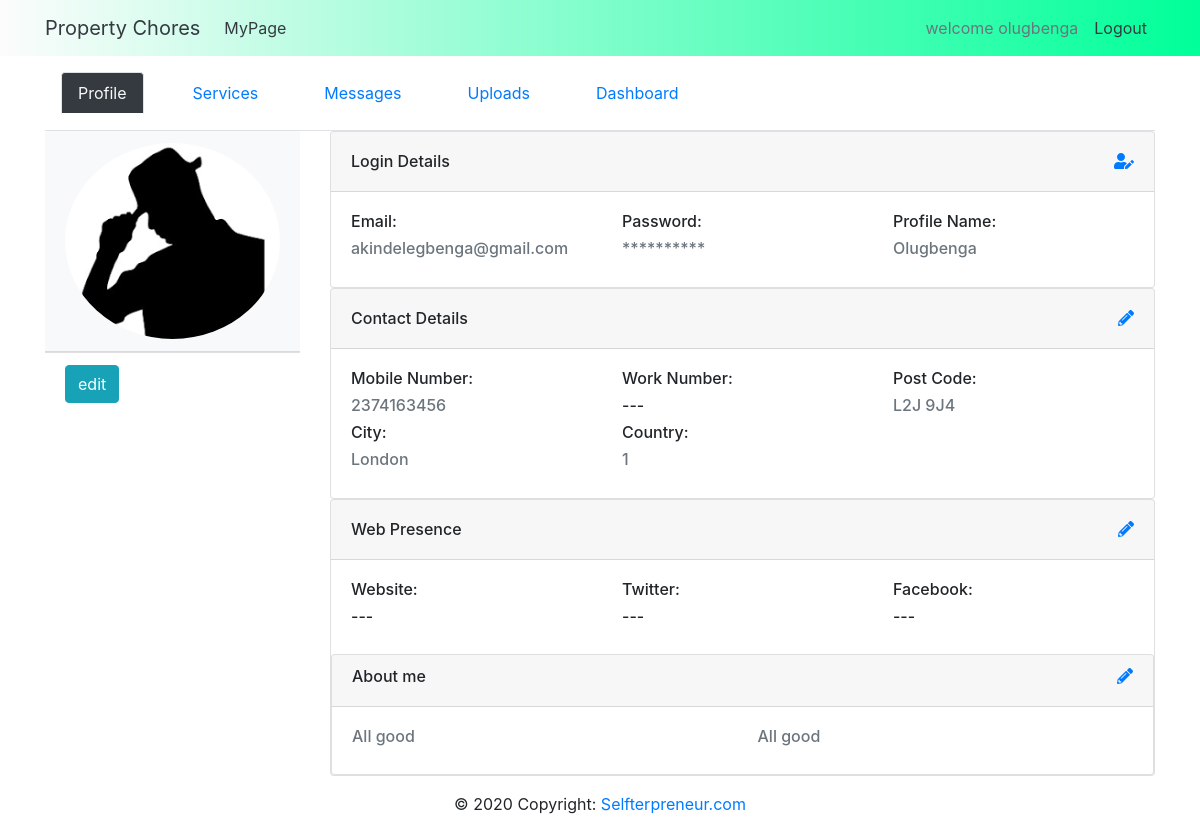
The app's page /myaccount/profilesummary (signed in), older data.
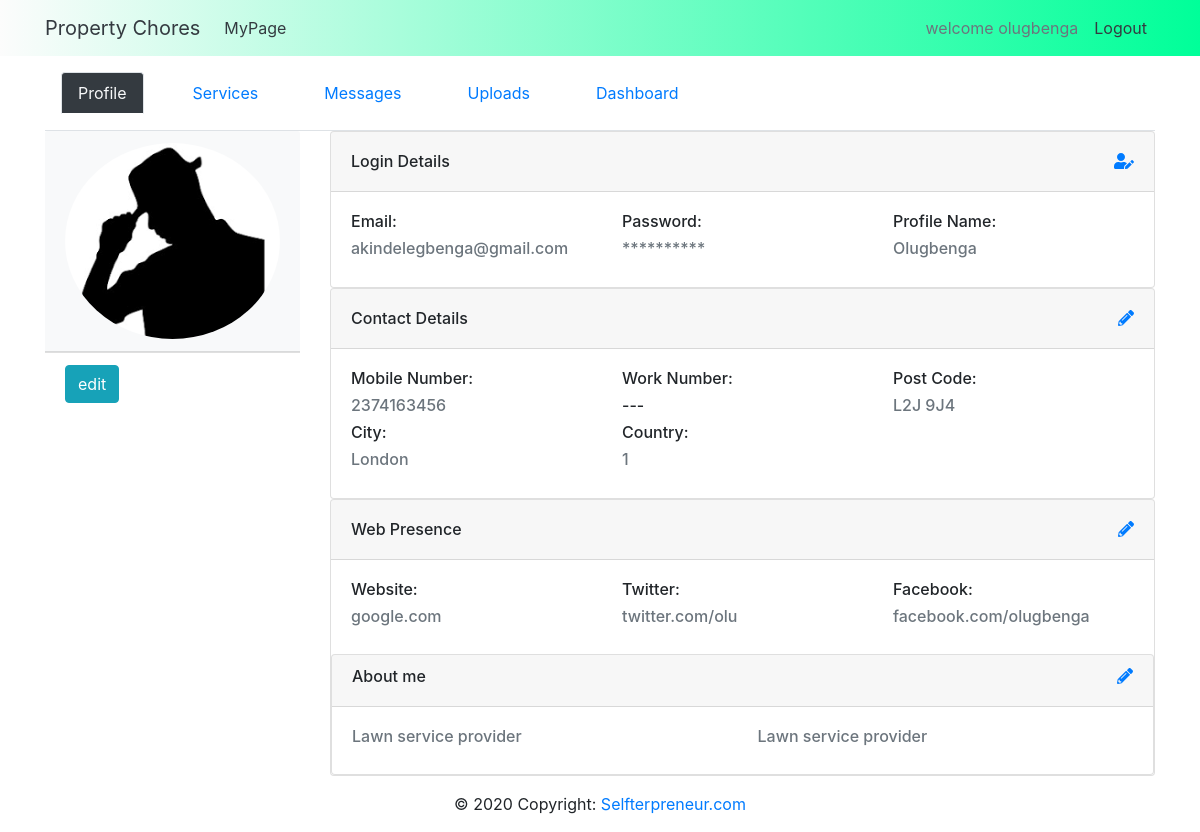
The same page, newer data.
### app/auth/models.py (models this page shows, shortened)
class Users(UserMixin, db.Model):
    __tablename__ = 'users'
    id = db.Column(db.Integer, primary_key = True)
    user_name = db.Column(db.String(100),nullable = False)
    user_email = db.Column(db.String(100),nullable = False)
    user_password = db.Column(db.String(100),nullable = False)
    user_pp_name  = db.Column(db.String(100), default= "default.jpg",nullable = False)
    email_confirmation_sent_on = db.Column(db.DateTime, nullable=True, default = datetime.utcnow())
    email_confirmed = db.Column(db.Boolean, nullable=True, default=False)
    email_confirmed_on = db.Column(db.DateTime, nullable=True,default = datetime.utcnow())
    profile = db.relationship('Personal_Info', backref = 'users', uselist = False)

class Personal_Info(db.Model):
    __tablename__ = 'personal_info'
    id = db.Column(db.Integer, primary_key=True)
    user_name = db.Column(db.String(100), nullable=False)
    user_email = db.Column(db.String(100), nullable=False)
    user_mobile_phone = db.Column(db.String(100))
    user_work_phone = db.Column(db.String(100))
    user_postcode= db.Column(db.String(100), nullable=False)
    user_city=db.Column(db.String(100))
    user_country =  db.Column(db.String(100))
    user_bio = db.Column(db.String(1000))
    user_url = db.Column(db.String(1000))
    user_twitter=db.Column(db.String(1000))
    user_facebook = db.Column(db.String(1000))
    user_id = db.Column(db.Integer, db.ForeignKey('users.id'), nullable = False)

### app/me/routes.py (the view)
@me.route("/myaccount/profilesummary",methods=["GET","POST"])
@login_required
def myprofile():
    formpp = frmProfilePic()
    profile_pic = pp_check(current_user.user_email)
    return render_template("mypage.html",title= "My_Page", formpp = formpp, profile_pic= profile_pic)

### app/auth/models.py (called while the page is built)
@login_manager.user_loader
def load_user(id):
    return Users.query.get(int(id))

### app/me/forms.py (called while the page is built)
def pp_check(filename):
    img_path=os.path.join(os.getcwd(),'app/static/profile_pictures', (filename + "_pp.jpg"))
    if os.path.isfile(img_path ):
        profile_pic = filename + "_pp.jpg"
    else:
        profile_pic = "default.jpg"
    return profile_pic

### app/me/templates/mypage.html (shortened to what this page needs)
{% extends 'accounts_layout.html' %}
{% block section_content %}
<div class="row">
    <div class="col-xs-12 col-md-3">
        <div class="card border-0">
            <div class="card-header bg-light" id="mypage-card-header">
                <img class="img-fluid rounded-circle d-xs-none"
                    src="{{url_for('static',filename= 'profile_pictures/')}}{{ current_user.user_pp_name }}"
                    alt="Responsive image" />
            </div>
            <div class="card-footer justify-content-center bg-transparent d-sm-blockborder-0">
                <a href="{{url_for('me.editprofilepicture')  }}" id="edit-profile-picture" class="visible"><button
                        id="btn-edit-myprofile" type="button"
                        class="btn btn-info d-sm-block justify-content-center">edit
                    </button></a>
            </div>
        </div>
    </div>
    <div class="col-xs-12 col-lg-9">
        <div class="card">
            <div class="card-header">
                <h6 class="mt-2">Login Details<span class="float-right in-line ml-2"><a
                            href="{{ url_for('me.editlogindetails')}}"><i class="fas fa-user-edit"></i></a></span></h6>
            </div>
            <div class="card-body">
                <div class="row">
                    <div class="col-xs-12 col-md-4">
                        <h6>Email: </h6>
                        <h6 class='text-muted'>{{ current_user.user_email }}</h3>
                    </div>
                    <div class="col-xs-12 col-md-4">
                        <h6>Password: </h6>
                        <h6 class='text-muted'>**********</h3>
                    </div>
                    <div class="col-xs-12 col-sm-12 col-md-4">
                        <h6>Profile Name: </h6>
                        <h6 class='text-muted'>{{current_user.user_name}}</h3>
                    </div>
                </div>
            </div>
        </div>
        <div class="card">
            <div class="card-header">
                <h6 class="mt-2">Contact Details<span class="float-right in-line ml-2"><a
                            href="{{url_for('me.editcontactdetails')}}"><i class="fas fa-pencil-alt"></i></a></span>
                </h6>
            </div>
            <div class="card-body">
                <div class="row">
                    <div class="col-xs-12 col-md-4">
                        <h6>Mobile Number: </h6>
                        <h6>
                            {% if not current_user.profile.user_mobile_phone   %}
                            ---
                            {% else %}
                            <h6 class='text-muted'>{{ current_user.profile.user_mobile_phone }}</h6>
                            {% endif %}
                    </div>
                    <div class="col-xs-12 col-md-4">
                        <h6>Work Number: </h6>
                        <h6>{% if not current_user.profile.user_work_phone   %}
                            ---
                            {% else %}
                            <h6 class='text-muted'>{{ current_user.profile.user_work_phone }}</h6>
                            {% endif %}</h6>
                    </div>
                    <div class="col-xs-12 col-sm-12 col-md-4">
                        <h6>Post Code: </h6>
                        <h6>{% if not current_user.profile.user_postcode %}
                            ---
                            {% else %}
                            <h6 class='text-muted'>{{ current_user.profile.user_postcode}}</h6>
                            {% endif %}</h6>
                    </div>
                </div>
                <div class="row">
                    <div class="col-xs-12 col-md-4">
                        <h6>City: </h6>
                        <h6>{% if not current_user.profile.user_city %}
                            ---
                            {% else %}
                            <h6 class='text-muted'>{{ current_user.profile.user_city }}</h6>
                            {% endif %}</h6>
                    </div>
                    <div class="col-xs-12 col-md-4">
                        <h6>Country: </h6>
                        <h6>{% if not current_user.profile.user_country %}
                            ---
                            {% else %}
                            <h6 class='text-muted'>{{ current_user.profile.user_country}}</h6>
                            {% endif %}</h6>
                    </div>
                </div>
            </div>
        </div>
        <div class="card">
            <div class="card-header">
                <h6 class="mt-2">Web Presence<span class="float-right in-line ml-2"><a
                            href="{{url_for('me.editwebpresence')}}"><i class="fas fa-pencil-alt"></i></a></span>
                </h6>
            </div>
            <div class="card-body">
                <div class="row">
                    <div class="col-xs-12 col-md-4">
                        <h6>Website: </h6>
                        <h6>
                            {% if not current_user.profile.user_url %}
                            ---
                            {% else %}
                            <h6 class='text-muted'>{{ current_user.profile.user_url }}</h6>
                            {% endif %}
                        </h6>
                    </div>
                    <div class="col-xs-12 col-md-4">
                        <h6>Twitter: </h6>
                        <h6>{% if not current_user.profile.user_twitter %}
                            ---
                            {% else %}
                            <h6 class='text-muted'>{{ current_user.profile.user_twitter }}</h6>
                            {% endif %}</h6>
                    </div>
                    <div class="col-xs-12 col-sm-12 col-md-4">
                        <h6>Facebook: </h6>
                        <h6>{% if not current_user.profile.user_facebook %}
                            ---
                            {% else %}
                            <h6 class='text-muted'> {{ current_user.profile.user_facebook}}</h6>
                            {% endif %}</h6>
                    </div>
                </div>
            </div>
            <div class="card">
                <div class="card-header">
                    <h6 class="">About me<span class="float-right in-line ml-2"><a
                                href="{{ url_for('me.editprofilesummary')}}" data-toggle="" data-target=""><i
                                    class="fas fa-pencil-alt"></i></a></span></h6>
                </div>
                <div class="card-body">
                    <div class="row">
                        <div class="col-sm-12 col-md-6">
                         <h6 class='text-muted'>
                        {% if not current_user.profile.user_bio  %}
                        ---
                        {% else %}
                        {{ current_user.profile.user_bio }}
                        {% endif %}</h6>
                    </div>
                    <div class="col-sm-12 col-md-6">
                        <h6 class='text-muted'>
                       {% if not current_user.profile.user_bio  %}
                       ---
                       {% else %}
                       {{ current_user.profile.user_bio }}
                       {% endif %}</h6>
                   </div>
                    </div>
                </div>
            </div>
        </div>
    </div>
</div>
{% endblock section_content %}

### app/me/templates/accounts_layout.html (shortened to what this page needs)
{% extends 'layout.html' %}
{% block page_body %}
{{ super() }}
 <div class="row">
     <div class="container">
        <ul class="nav nav-tabs ">
            <li class="nav-item m-3 ">
                <a href="{{url_for('me.myprofile')}}" class="nav-link active bg-dark text-light">Profile</a>
            </li>
            <li class="nav-item  m-3">
                <a href="{{url_for('me.myservices') }}" class="nav-link">Services</a>
            </li>
            <li class="nav-item  m-3">
                <a href="{{url_for('me.mymessages') }}" class="nav-link">Messages</a>
            </li>
            <li class="nav-item  m-3">
                <a href="{{url_for('me.myuploads') }}" class="nav-link">Uploads</a>
            </li>
            <li class="nav-item  m-3">
                <a href="{{url_for('me.myuploads') }}" class="nav-link">Dashboard</a>
            </li>
        </ul>
        {% block section_content %}
        {% endblock section_content %}
     </div>
</div>
{% endblock page_body %}

### app/auth/templates/layout.html (shortened to what this page needs)
<!doctype html>
<html lang="en">
{% block head %}
<head>
    <link rel="stylesheet" href="https://stackpath.bootstrapcdn.com/bootstrap/4.4.1/css/bootstrap.min.css"
>
    <link href="{{ url_for('static' , filename='css/styles.css')}}" rel="stylesheet" />
</head>
{% endblock head %}
<body>
    {% block navbar %}
        <nav class="navbar navbar-expand-md home-nav">
            <div class="container">
                <a href="{{ url_for('auth.home') }}" class="navbar-brand text-dark">Property Chores</a>
                <div class="collapse navbar-collapse" id="navbarNav">
                    <ul class="navbar-nav">
                        {% if current_user.is_authenticated %}
                        <li class="nav-item">
                            <a class="nav-link text-dark"
                                href="{{ url_for('me.myprofile') }}">MyPage</a>
                        </li>
                        {% endif %}
                    </ul>
                    <div class="navbar-nav ml-auto">
                        {% if current_user.is_authenticated %}
                        <li class="nav-item">
                            <a class="nav-link text-lowercase text-muted">Welcome {{ current_user.user_name.title()}}</a>
                        </li>
                        <li class="nav-item">
                            <a class="nav-link text-dark" href="{{ url_for('auth.signout') }}">Logout</a>
                        </li>
                        {% endif %}
                    </div>
                </div>
            </div>
        </nav>
    {% endblock navbar %}
    {% block page_body %}
    <div class="container">
    {% endblock page_body %}
    <footer class="page-footer font-small">
        <div class="container">
            <div class="row justify-content-center login-footer-row-2">
                <div class="footer-copyright text-center py-3">© 2020 Copyright:
                    <a href="#">Selfterpreneur.com</a>
                </div>
            </div>
        </div>
    </footer>
</body>
</html>

### app/static/css/styles.css (style rules this page uses)
.home-nav { background:linear-gradient(to right, #fcfcfc 0%, #00ff99 100%); }
#mypage-card-header { max-height:250px; }

Row changes from the older to the newer data that the page shows:
changed Personal_Info "London": user_url empty → "google.com" (drawn); profile.user_url (not shown) → "google.com"; user_twitter empty → "twitter.com/olu" (drawn); profile.user_twitter (not shown) → "twitter.com/olu"; user_facebook empty → "facebook.com/olugbenga" (drawn); profile.user_facebook (not shown) → "facebook.com/olugbenga"; profile.user_bio "All good" → "Lawn service provider"
